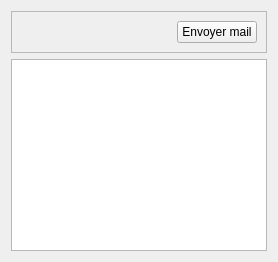
                <widget class="QWidget" name="tab_10">
                 <attribute name="title">
                  <string>GB</string>
                 </attribute>
                 <layout class="QGridLayout" name="gridLayout_10">
                  <item row="0" column="0">
                   <layout class="QVBoxLayout" name="verticalLayout_4">
                    <item>
                     <widget class="QFrame" name="frame_7">
                      <property name="frameShape">
                       <enum>QFrame::StyledPanel</enum>
                      </property>
                      <property name="frameShadow">
                       <enum>QFrame::Raised</enum>
                      </property>
                      <layout class="QHBoxLayout" name="horizontalLayout_3">
                       <item>
                        <spacer name="horizontalSpacer_7">
                         <property name="orientation">
                          <enum>Qt::Horizontal</enum>
                         </property>
                         <property name="sizeHint" stdset="0">
                          <size>
                           <width>40</width>
                           <height>20</height>
                          </size>
                         </property>
                        </spacer>
                       </item>
                       <item>
                        <widget class="QPushButton" name="pushButton_11">
                         <property name="text">
                          <string>Envoyer mail</string>
                         </property>
                        </widget>
                       </item>
                      </layout>
                     </widget>
                    </item>
                    <item>
                     <widget class="QTableView" name="l3GbInvitedTable">
                      <property name="editTriggers">
                       <set>QAbstractItemView::NoEditTriggers</set>
                      </property>
                      <property name="alternatingRowColors">
                       <bool>true</bool>
                      </property>
                      <property name="showGrid">
                       <bool>false</bool>
                      </property>
                     </widget>
                    </item>
                   </layout>
                  </item>
                 </layout>
                </widget>
